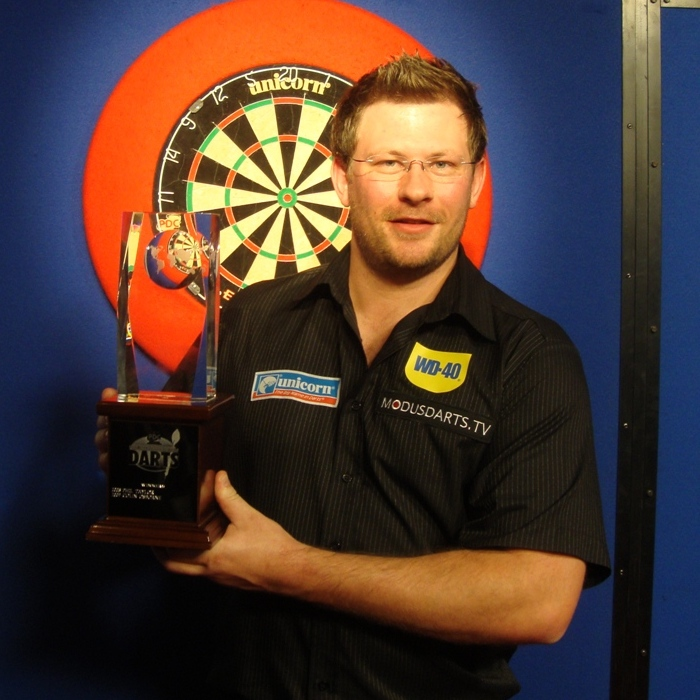
#> input picture dart4.jpg, 700 x 700 px
$ python viola_jones_experiments.py
#> lines starting #> are read from the running program, lines starting #| are printed output that depends on the picture; after the words box and inside, x2 and y2 are one past the last pixel; in counts of white or black regions, pixels touching at a corner belong together; long printed decimals are rounded
import cv2 as cv
import numpy as np
import scipy as sc
import matplotlib as plt
from pprint import pprint


def draw(tru, det, image):
    for i in range(len(tru)):
        cv.rectangle(image, (tru[i, 0], tru[i, 1]),
                     (tru[i, 2], tru[i, 3]), (0, 255, 0), 2)

    for i in range(len(det)):
        cv.rectangle(image, (det[i, 0], det[i, 1]),
                     (det[i, 2], det[i, 3]), (0, 0, 255), 2)


def evaluate(tru, det, threshold):
    successes = 0
    for t in tru:
        iou_max = 0
        for d in det:
            iou_score = intersection_over_union(t, d)
            if (iou_score >= iou_max):
                iou_max = iou_score
        if (iou_max > threshold):
            successes += 1

    try:
        TPR = successes/len(tru)
    except:
        TPR = 0
    try:
        PPV = successes/len(det)
    except:
        PPV = 0

    if (TPR == 0 or PPV == 0):
        F1 = 0.0
    else:
        F1 = 2*((TPR*PPV)/(TPR+PPV))

    print("TPR = " + str(TPR))
    print("PPV = " + str(PPV))
    print("F1  = " + str(F1))


def intersection_over_union(tru, det):
    x1 = max(tru[0], det[0])
    y1 = max(tru[1], det[1])
    x2 = min(tru[2], det[2])
    y2 = min(tru[3], det[3])

    intersection_area = max(0, x2 - x1 + 1) * max(0, y2 - y1 + 1)
    tru_area = (tru[2] - tru[0] + 1) * (tru[3] - tru[1] + 1)
    det_area = (det[2] - det[0] + 1) * (det[3] - det[1] + 1)
    union_area = tru_area + det_area - intersection_area
    return intersection_area/union_area


def face_detect(image_name, threshold):
    image = cv.imread(image_name)
    image_grey = cv.cvtColor(image, cv.COLOR_RGB2GRAY)
    image_grey = cv.equalizeHist(image_grey)
    image_number = int(image_name[4:-4])

    det_faces = cv.CascadeClassifier(
        "frontalface.xml").detectMultiScale(image_grey, 1.1, 10)
    det_faces = np.array([[x, y, w+x, h+y] for (x, y, w, h) in det_faces])

    tru_faces = get_faces(image_number)
    tru_faces = np.array([[x, y, w+x, h+y] for (x, y, w, h) in tru_faces])

    draw(tru_faces, det_faces, image)
    evaluate(tru_faces, det_faces, threshold)
    # cv.imshow("Faces", image)
    cv.imwrite("output_face_dart"+str(image_number)+".jpg", image)
    # cv.waitKey(0)


def get_faces(image_number):
    img4_faces = np.array([[354, 125, 114, 126]])
    img5_faces = np.array([[71, 150, 51, 53], [50, 250, 60, 65], [191, 221, 56, 58], [254, 173, 50, 50], [300, 246, 49, 62], [
                          381, 189, 60, 55], [428, 243, 56, 55], [512, 186, 52, 55], [554, 248, 62, 62], [645, 179, 50, 65], [677, 251, 54, 60]])
    img13_faces = np.array([[425, 120, 97, 135]])
    img14_faces = np.array([[471, 227, 76, 90], [731, 198, 94, 93]])
    img15_faces = np.array(
        [[56, 137, 70, 78], [365, 107, 86, 93], [534, 129, 84, 86]])

    if (image_number == 4):
        return img4_faces
    if (image_number == 5):
        return img5_faces
    if (image_number == 13):
        return img13_faces
    if (image_number == 14):
        return img14_faces
    if (image_number == 15):
        return img15_faces


def dart_detect(image_name, threshold):
    image = cv.imread(image_name)
    image_grey = cv.cvtColor(image, cv.COLOR_RGB2GRAY)
    image_grey = cv.equalizeHist(image_grey)
    image_number = int(image_name[4:-4])

    det_darts = cv.CascadeClassifier(
        "dartboard.xml").detectMultiScale(image_grey, 1.1, 10)
    det_darts = np.array([[x, y, w+x, h+y] for (x, y, w, h) in det_darts])

    tru_darts = get_darts(image_number)
    tru_darts = np.array([[x, y, w+x, h+y] for (x, y, w, h) in tru_darts])

    draw(tru_darts, det_darts, image)
    evaluate(tru_darts, det_darts, threshold)
    # cv.imshow("Darts", image)
    # cv.waitKey(0)
    cv.imwrite("output_dart_dart"+str(image_number)+".jpg", image)


def get_darts(image_number):
    img4_darts = np.array([[155, 64, 263, 263]])
    img5_darts = np.array([[416, 125, 129, 139]])

    if (image_number == 4):
        return img4_darts
    if (image_number == 5):
        return img5_darts


image_name = "dart4.jpg"
face_detect(image_name, 0.6)
#> in face_detect, image is the input picture: shape (700, 700, 3); mean B, G, R 51.3, 58, 77.5
#> in face_detect, `image_grey = cv.equalizeHist(image_grey)`:
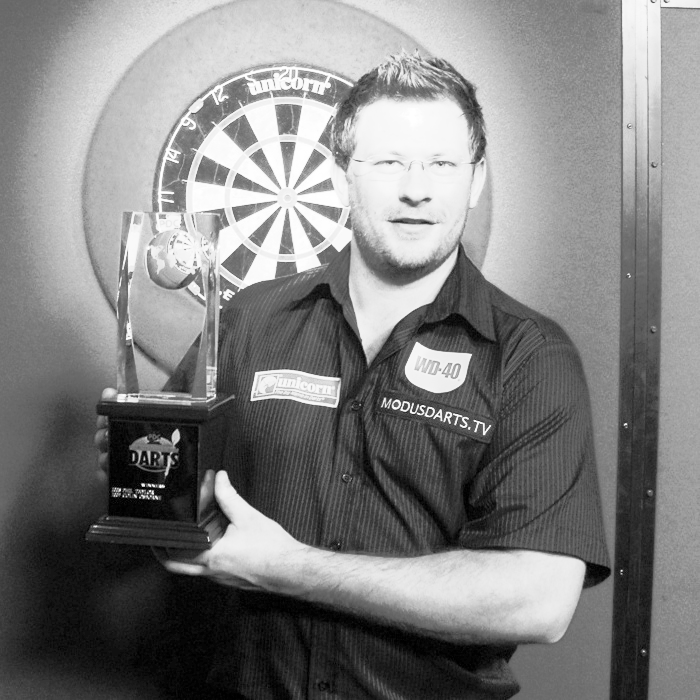
#> image_grey: shape (700, 700); min 0, max 255, mean 128.6
#> in face_detect, `det_faces = cv.CascadeClassifier( "frontalface.xml").detectMultiScale(..`: det_faces = [[339, 103, 153, 153]]
#> in face_detect, `det_faces = np.array([[x, y, w+x, h+y] for (x, y, w, h) in det_faces])`: det_faces = [[339, 103, 492, 256]]
#> after the loop in draw, `for i in range(len(tru)):`: image: shape (700, 700, 3); 0.29% of pixels changed, all inside (x1, y1, x2, y2) = (353, 124, 470, 253)
#> the loop in draw, `for i in range(len(det)):` made 1 pass
#> after the loop in draw, `for i in range(len(det)):`:
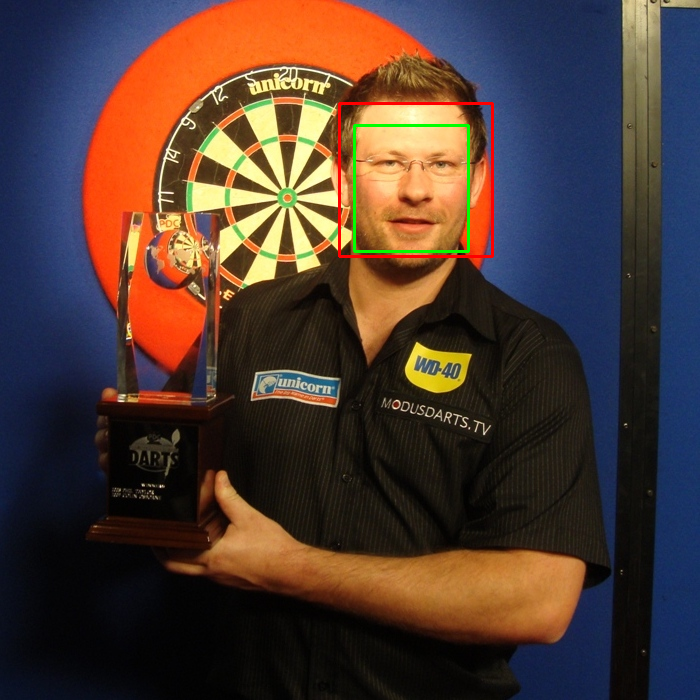
#> image: shape (700, 700, 3); mean B, G, R 50.8, 58, 77.3
#> in evaluate, `PPV = successes/len(det)`: PPV = 1
#| PPV = 1.0
#| F1  = 1.0

image_name = "dart5.jpg"
face_detect(image_name, 0.6)
#> call 2 of face_detect, with image_name = 'dart5.jpg', threshold = 0.6
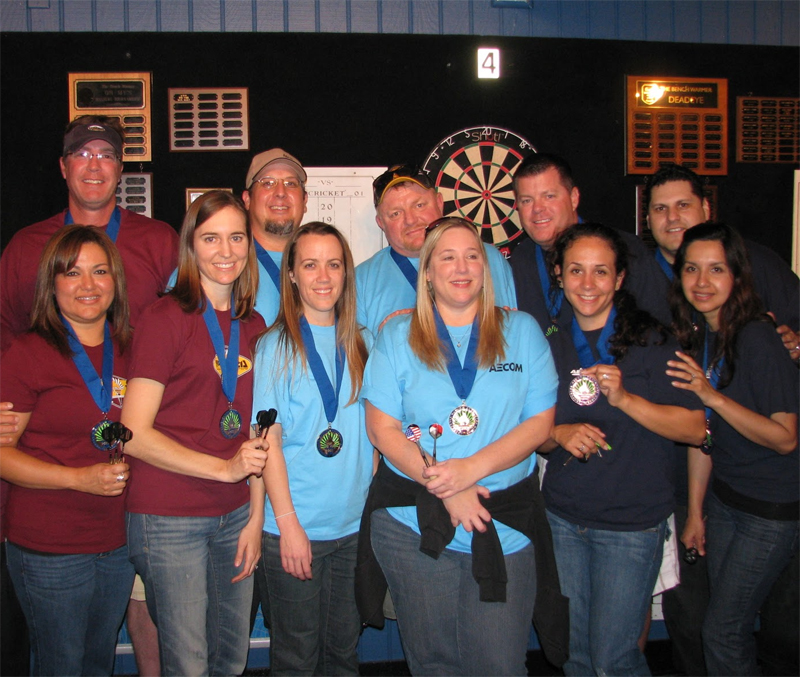
#> input picture dart5.jpg, 800 x 677 px
#> in face_detect, image is the input picture: shape (677, 800, 3); mean B, G, R 68.7, 67, 80.7
#> in face_detect (call 2), `image_grey = cv.cvtColor(image, cv.COLOR_RGB2GRAY)`:
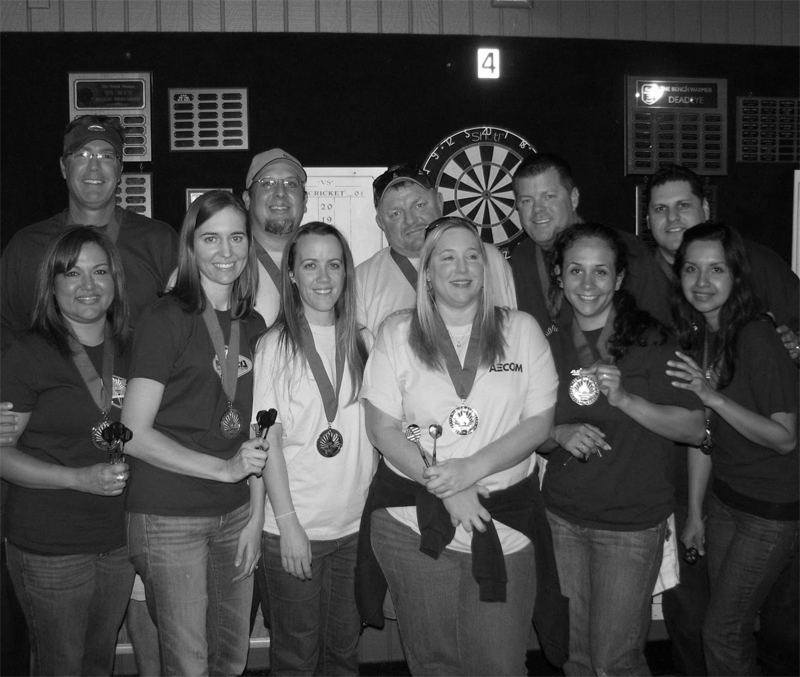
#> image_grey: shape (677, 800); min 0, max 255, mean 69.1
#> in face_detect (call 2), `image_grey = cv.equalizeHist(image_grey)`:
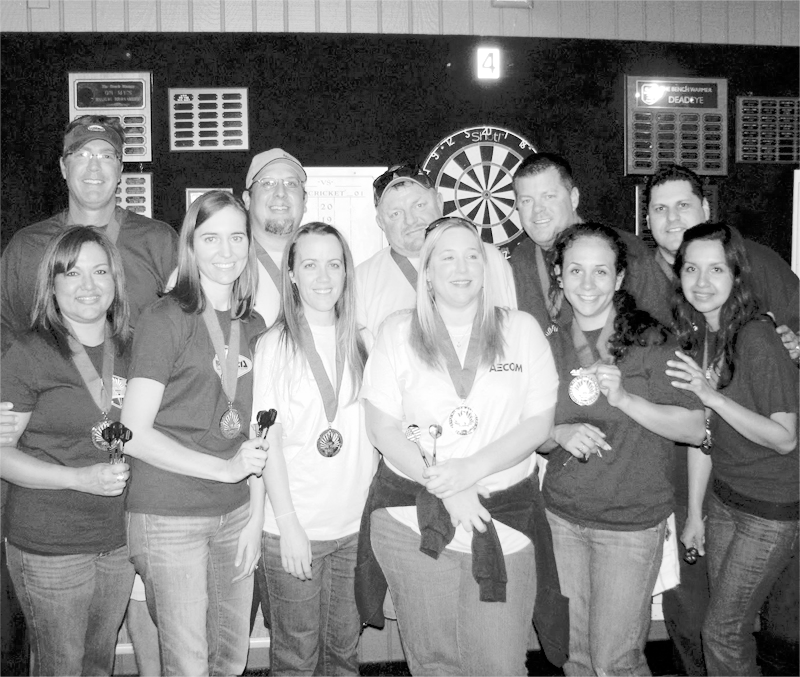
#> image_grey: shape (677, 800); min 0, max 255, mean 128.7
#> in face_detect (call 2), `det_faces = cv.CascadeClassifier( "frontalface.xml").detectMultiScale(..`: det_faces = [[513, 178, 54, 54], [641, 185, 58, 58], [190, 214, 65, 65], [290, 242, 62, 62], [673, 246, 63, 63], [58, 249, 63, 63], [433, 283, 52, 52], [249, 163, 57, 57], [427, 233, 65, 65], [553, 243, 71, 71], [695, 598, 60, 60]]
#> in face_detect (call 2), `det_faces = np.array([[x, y, w+x, h+y] for (x, y, w, h) in det_faces])`: det_faces = [[513, 178, 567, 232], [641, 185, 699, 243], [190, 214, 255, 279], [290, 242, 352, 304], [673, 246, 736, 309], [58, 249, 121, 312], [433, 283, 485, 335], [249, 163, 306, 220], [427, 233, 492, 298], [553, 243, 624, 314], [695, 598, 755, 658]]
#> after the loop in draw (call 2), `for i in range(len(tru)):`:
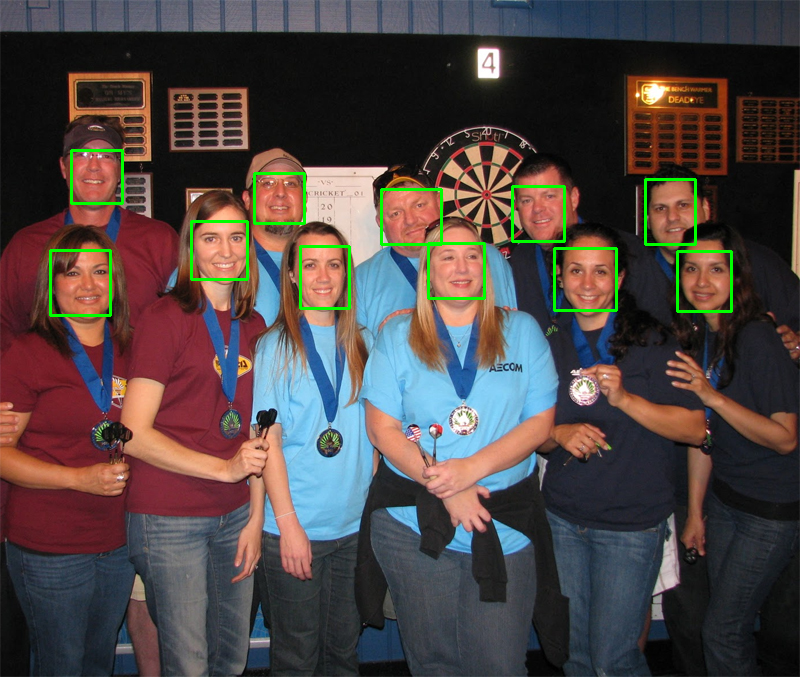
#> image: shape (677, 800, 3); 1.36% of pixels changed, all inside (x1, y1, x2, y2) = (49, 149, 733, 317)
#> the loop in draw (call 2), `for i in range(len(det)):` made 11 passes
#> after the loop in draw (call 2), `for i in range(len(det)):`:
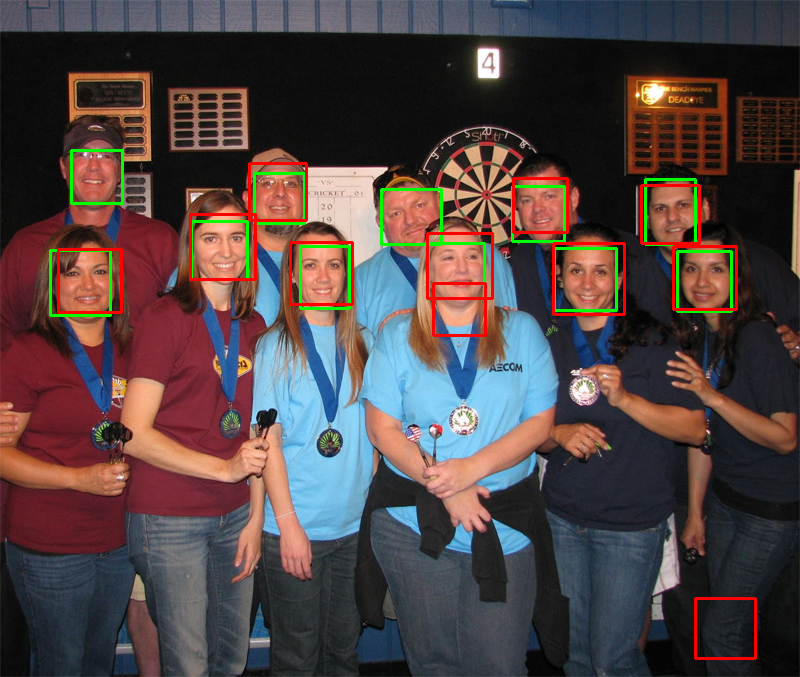
#> image: shape (677, 800, 3); 1.47% of pixels changed, all inside (x1, y1, x2, y2) = (57, 162, 757, 660)
#| PPV = 0.8182
#| F1  = 0.8182

image_name = "dart13.jpg"
face_detect(image_name, 0.6)
#> (the run stopped early here; a loop or call above may not have finished)
